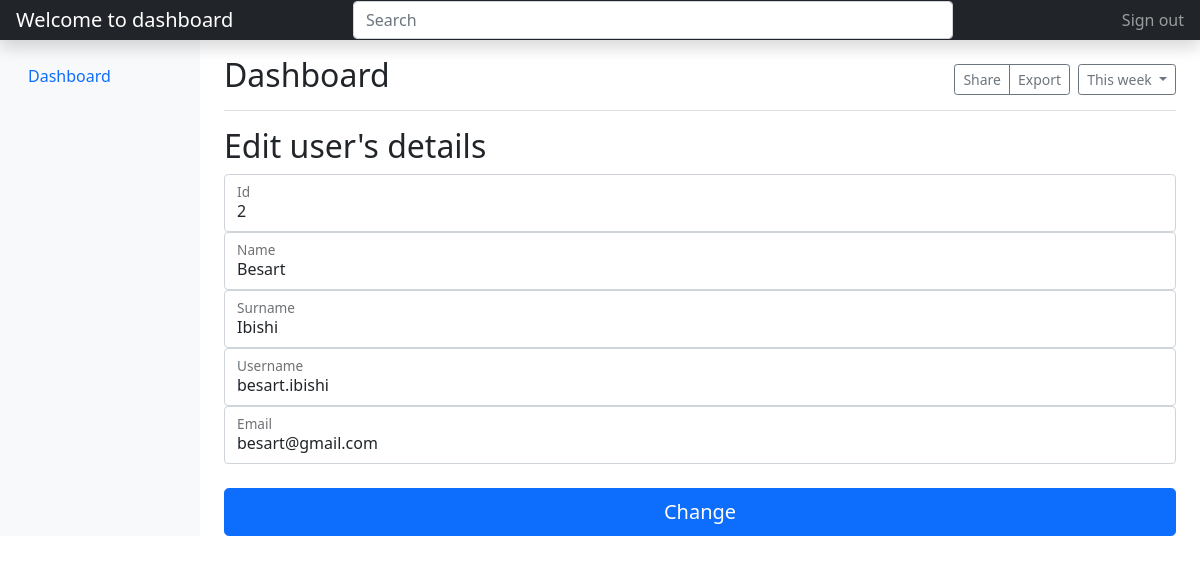
The page /updateUsers.php?id=2 on the database its author committed.
### tables this page shows
CREATE TABLE `users` (
  `id` int(5) NOT NULL,
  `name` varchar(255) NOT NULL,
  `surname` varchar(255) NOT NULL,
  `username` varchar(255) NOT NULL,
  `email` varchar(255) NOT NULL,
  `password` varchar(255) NOT NULL,
  `confirmpassword` varchar(255) NOT NULL,
  `isadmin` varchar(255) NOT NULL
);

### updateUsers.php (the view, shortened to what this page needs)
<?php
    include_once("config.php");
    $id = $_GET['id'];
    $sql = "SELECT * FROM users WHERE id=:id";
    $selectUser = $conn->prepare($sql);
    $selectUser->bindParam(":id", $id);
    $selectUser->execute();
    $user_data = $selectUser->fetch();
?>
<!DOCTYPE html>
 <html>
 <head>
 	<link href="https://cdn.jsdelivr.net/npm/bootstrap@5.1.3/dist/css/bootstrap.min.css" rel="stylesheet">
 </head>
 <body>
 <header class="navbar navbar-dark sticky-top bg-dark flex-md-nowrap p-0 shadow">
  <a class="navbar-brand col-md-3 col-lg-2 me-0 px-3" href="#"><?php echo "Welcome to dashboard ".$_SESSION['username']; ?></a>
  <input class="form-control form-control-dark w-50" type="text" placeholder="Search" aria-label="Search">
  <div class="navbar-nav">
    <div class="nav-item text-nowrap">
      <a class="nav-link px-3" href="logout.php">Sign out</a>
    </div>
  </div>
</header>
<div class="container-fluid">
  <div class="row">
    <nav id="sidebarMenu" class="col-md-3 col-lg-2 d-md-block bg-light sidebar collapse">
      <div class="position-sticky pt-3">
        <ul class="nav flex-column">
          <li class="nav-item">
            <a class="nav-link active" aria-current="page" href="dashboard.php">
              Dashboard
            </a>
        </ul>
      </div>
    </nav>
    <main class="col-md-9 ms-sm-auto col-lg-10 px-md-4">
      <div class="d-flex justify-content-between flex-wrap flex-md-nowrap align-items-center pt-3 pb-2 mb-3 border-bottom">
        <h1 class="h2">Dashboard</h1>
        <div class="btn-toolbar mb-2 mb-md-0">
          <div class="btn-group me-2">
            <button type="button" class="btn btn-sm btn-outline-secondary">Share</button>
            <button type="button" class="btn btn-sm btn-outline-secondary">Export</button>
          </div>
          <button type="button" class="btn btn-sm btn-outline-secondary dropdown-toggle">
            This week
          </button>
        </div>
      </div>
      <h2>Edit user's details</h2>
      <div class="table-responsive">
        <form action="editUsers.php" method="POST">
        <div class="form-floating">
          <input type="number" class="form-control" id="floatingInput" placeholder="Id" name="id" value="<?php echo  $user_data['id'] ?>">
          <label for="floatingInput">Id</label>
        </div>
        <div class="form-floating">
          <input type="text" class="form-control" id="floatingInput" placeholder="Name" name="name" value="<?php echo  $user_data['name'] ?>">
          <label for="floatingInput">Name</label>
        </div>
        <div class="form-floating">
          <input type="text" class="form-control" id="floatingInput" placeholder="Surname" name="surname" value="<?php echo  $user_data['surname'] ?>">
          <label for="floatingInput">Surname</label>
        </div>
        <div class="form-floating">
          <input type="text" class="form-control" id="floatingInput" placeholder="Username" name="username" value="<?php echo  $user_data['username'] ?>">
          <label for="floatingInput">Username</label>
        </div>
        <div class="form-floating">
          <input type="email" class="form-control" id="floatingInput" placeholder="Email" name="email" value="<?php echo  $user_data['email'] ?>">
          <label for="floatingInput">Email</label>
        </div>
        <br>
        <button class="w-100 btn btn-lg btn-primary" type="submit" name="submit">Change</button>
      </form>
      </div>
    </main>
  </div>
</div>
  </body>
</html>
 </body>
 </html>

### rows shown on the page
users: id "2", name "Besart", surname "Ibishi", username "besart.ibishi", email "besart@gmail.com"
